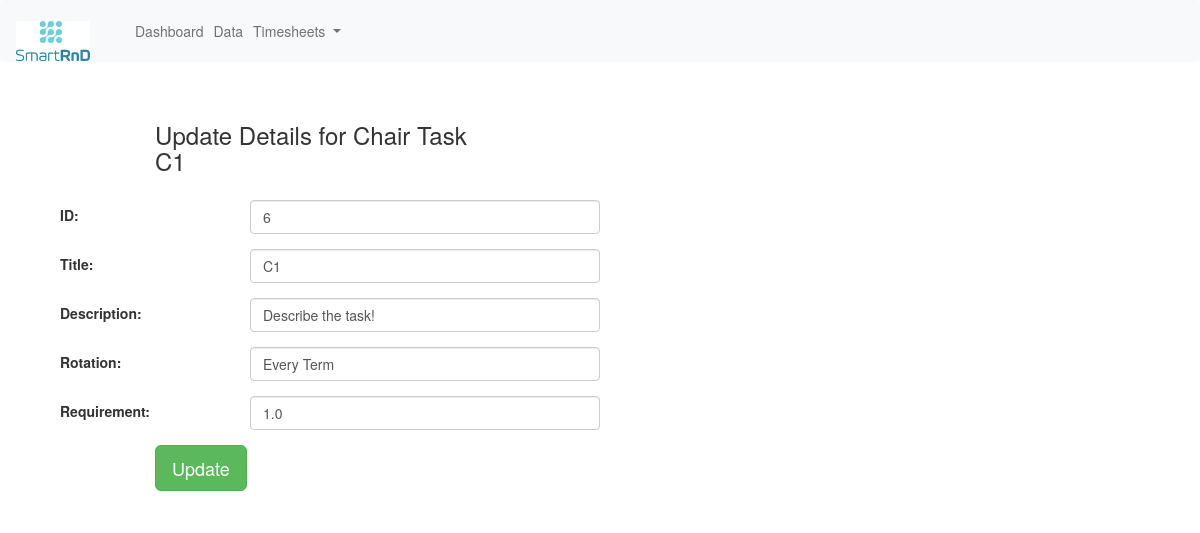
Screenshot of /edit_chair/6 with the database file from the repository.
### erpapp/models.py (models this page shows, shortened)
class Task(models.Model):
    title = models.CharField('Title', max_length=50, default='Title', unique=True)
    description = models.CharField('Description', max_length=2400, default='Describe the task!')
    assigned_employees_on_month = models.ManyToManyField(Employee, through='AssignmentPerMonth')
    class Meta:
        db_table = "task"

class Chair(Task):
    rotation_choices = [
        ('Summer Term', 'Summer Term'),
        ('Winter Term', 'Winter Term'),
        ('Every Term', 'Every Term'),
        ('Irregular', 'irregular')
    ]
    rotation = models.CharField('Term', default='Every Term', choices=rotation_choices, max_length=16)
    requirement = models.FloatField('Requirement', default=1)
    class Meta:
        db_table = "chair"

### erpapp/views.py (the view)
# urls.py: path('edit_chair/<int:id>', views.edit_chair),
def edit_chair(request, id):
    chair = Chair.objects.get(id=id)
    context = {
        'chair': chair
    }
    return render(request, 'edit_chair.html', context)

### erpapp/Templates/edit_chair.html (shortened to what this page needs)
{% extends "base.html" %}
{% block content %}
<div class="col-md-12">
    <form method="POST" class="post-form" action="/update_chair/{{ chair.id }}">
        <div class="container">
            <br>
            <div class="form-group row">
                <label class="col-sm-1 col-form-label"></label>
                <div class="col-sm-4">
                    <h3>Update Details for Chair Task<br>{{ chair.title }}</h3>
                </div>
            </div>
            <div class="form-group row">
                <label class="col-sm-2 col-form-label">ID:</label>
                <div class="col-sm-4">
                    <input type="text" class="form-control" name="id" id="id_id" required maxlength="20"
                           value="{{ chair.id }}"/>
                </div>
            </div>
            <div class="form-group row">
                <label class="col-sm-2 col-form-label">Title:</label>
                <div class="col-sm-4">
                    <input type="text" class="form-control" name="title" id="id_title" required maxlength="32"
                           value="{{ chair.title }}"/>
                </div>
            </div>
            <div class="form-group row">
                <label class="col-sm-2 col-form-label">Description:</label>
                <div class="col-sm-4">
                    <input type="text" class="form-control" name="description" id="id_description" required
                           maxlength="32" value="{{ chair.description }}"/>
                </div>
            </div>
            <div class="form-group row">
                <label class="col-sm-2 col-form-label">Rotation:</label>
                <div class="col-sm-4">
                    <input type="text" class="form-control" name="rotation" id="id_rotation" required maxlength="15"
                           value="{{ chair.rotation }}"/>
                </div>
            </div>
            <div class="form-group row">
                <label class="col-sm-2 col-form-label">Requirement:</label>
                <div class="col-sm-4">
                    <input type="number" step="0.01" class="form-control" name="requirement" id="id_requirement"
                           required maxlength="15" value="{{ chair.requirement }}"/>
                </div>
            </div>
            <div class="form-group row">
                <label class="col-sm-1 col-form-label"></label>
                <div class="col-sm-4">
                    <button type="submit" class="btn btn-success btn-lg">Update</button>
                </div>
            </div>
        </div>
    </form>
</div>
{% endblock content %}

### rows the page displays
Task: title "C1", id "6", description "Describe the task!"
Chair: rotation "Every Term", requirement "1.0"
